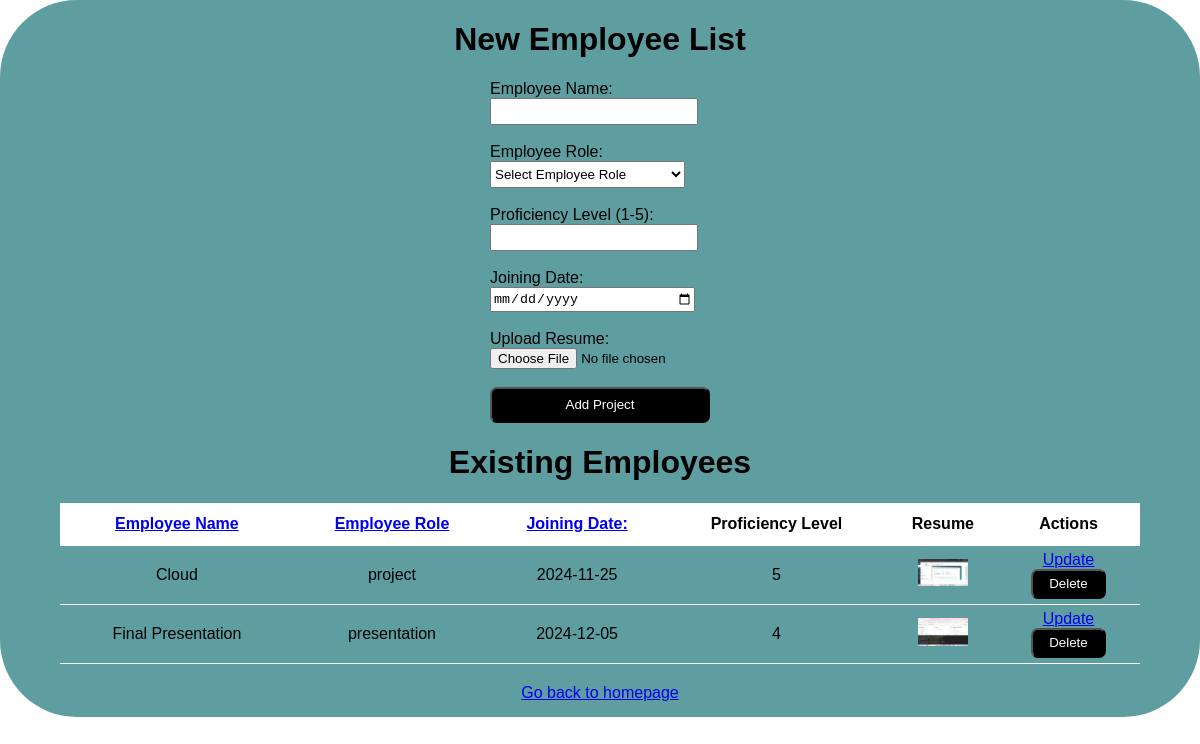
Before: /final_project with the older database file.
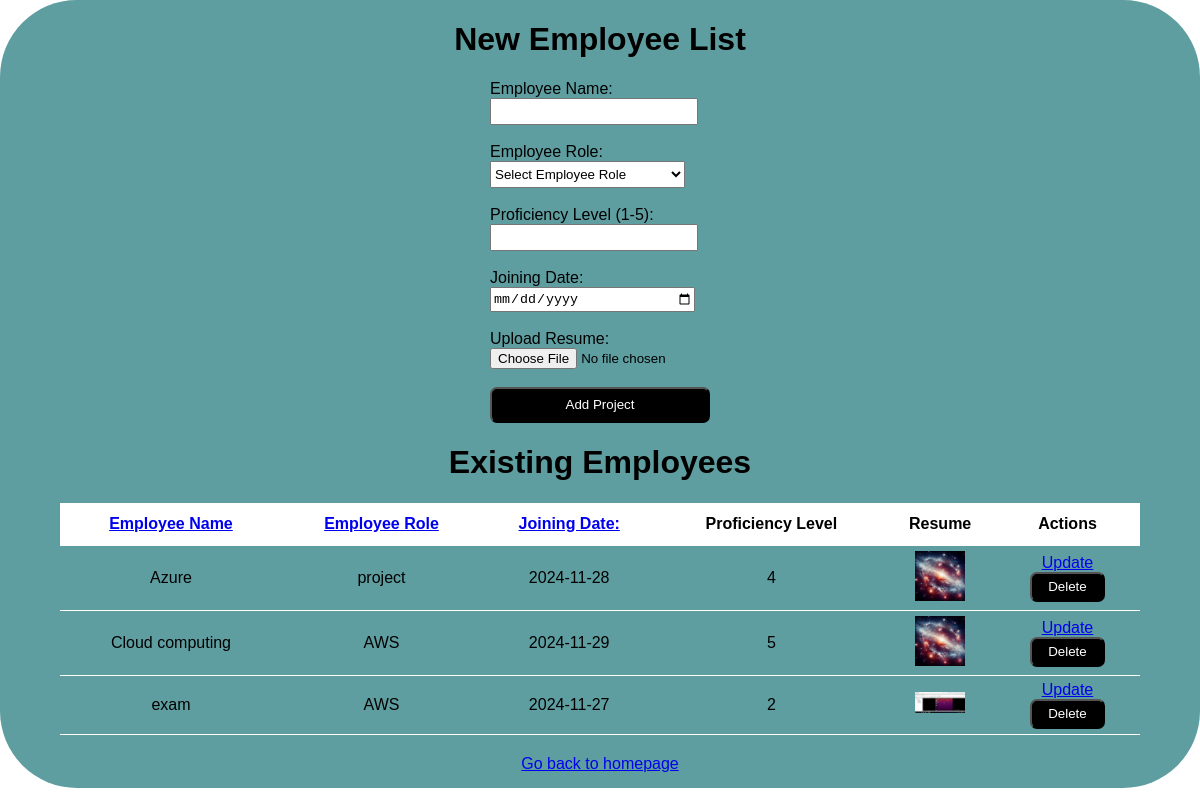
After: the same page with the newer database file.
### models.py (models this page shows, shortened)
class Project(db.Model):
    id = db.Column(db.Integer, primary_key=True)
    task = db.Column(db.String(100), nullable=False)
    category = db.Column(db.String(50), nullable=False)
    priority = db.Column(db.Integer, nullable=False)
    due_date = db.Column(db.Date, nullable=False)
    file_name = db.Column(db.String(200), nullable=False)
    date_created = db.Column(db.DateTime, default=datetime.utcnow)

### app.py (the view)
@app.route('/final_project', methods=['POST', 'GET'])
def form():
    if request.method == 'POST':
        try:
            task = request.form['pTask']
            category = request.form['task_type']
            priority = int(request.form['pr'])
            due_date_str = request.form['due_date']
            file = request.files['file_upload']
            due_date = datetime.strptime(due_date_str, '%Y-%m-%d').date()
            UPLOAD_FOLDER = 'static/uploads'
            app.config['UPLOAD_FOLDER'] = UPLOAD_FOLDER
            file_path = os.path.join(app.config['UPLOAD_FOLDER'], file.filename)
            file.save(file_path)
            new_project = Project(
                task=task,
                category=category,
                priority=priority,
                due_date=due_date,
                file_name=file.filename,
            )
            db.session.add(new_project)
            db.session.commit()
            return redirect('/final_project')
        except Exception as e:
            return f'There was an issue adding your project: {e}'
    else:
        sort_column = request.args.get('sort_column', 'task')
        valid_columns = ['task', 'category', 'due_date']
        if sort_column not in valid_columns:
            sort_column = 'task'  # Default to 'priority' if invalid sort_column is provided
        sort_query = asc(getattr(Project, sort_column))
        projects = Project.query.order_by(sort_query).all()
        return render_template('/final_project/Form.html', projects=projects, sort_column=sort_column)

### templates/final_project/Form.html (shortened to what this page needs)
{% extends 'base.html' %}
{% block body %}
<div class="form-container">
    <h1>New Employee List</h1>
    <form action="/final_project" method="POST" enctype="multipart/form-data">
        <label for="PT">Employee Name:</label><br/>
        <input type="text" name="pTask" id="pTask" required><br><br>
        <label for="Project-type">Employee Role:</label><br/>
        <select id="task-type" name="task_type" required>
            <option value="">Select Employee Role</option>
        </select>
        <br><br>
        <label for="priority">Proficiency Level (1-5):</label><br/>
        <input type="number" name="pr" id="pr" min="1" max="5" required><br><br>
        <label for="due-date">Joining Date:</label><br/>
        <input type="date" id="due-date" name="due_date" required>
        <br><br>
        <label for="file-upload">Upload Resume:</label><br/>
        <input type="file" id="file-upload" name="file_upload" required>
        <br><br>
        <input type="submit" value="Add Project" id="sub">
    </form>
    <h1>Existing Employees</h1>
    {% if projects|length < 1 %}
        <h4 style="text-align: center">There are no Employees found. Add a New Employee!</h4>
        {% else %}
        <table class="table_style">
            <tr>
                <th>
                    <a href="?sort_column=priority">Employee Name</a>
                </th>
                <th>
                    <a href="?sort_column=category">Employee Role</a>
                </th>
                <th>
                    <a href="?sort_column=due_date">Joining Date:</a>
                </th>
        <th>Proficiency Level</th>
        <th>Resume</th>
        <th>Actions</th>
    </tr>
    {% for project in projects %}
    <tr>
        <td>{{project.task}}</td>
        <td>{{project.category}}</td>
        <td>{{project.due_date}}</td>
        <td>{{project.priority}}</td>
        <td>
            <a href="{{ url_for('static', filename='uploads/' + project.file_name) }}" >
                <img src="{{ url_for('static', filename='uploads/' + project.file_name) }}" alt="{{ project.file_name }}" style="max-width: 50px; max-height: 50px;">
            </a>
        </td>
        <td>
             <a href="/update_form/{{project.id}}" style="padding-bottom: 10px;">Update</a>
            <br>
            <form action="/delete_form/{{ project.id }}" method="POST" style="display: inline;">
                <button type="submit" id="del">
                    Delete
                </button>
            </form>
        </td>
    </tr>
    {% endfor %}
</table>
{% endif %}
<div style="text-align: center; margin-top:20px;">
    <a href="/">Go back to homepage</a>
</div>
</div>
{% endblock %}

### templates/base.html (shortened to what this page needs)
<!DOCTYPE html>
<html lang="en">
<head>
    <link rel="stylesheet" href="{{ url_for('static', filename='css/main.css') }}">
</head>
<body>
    {% block body %}{% endblock %}
</body>
</html>

### static/css/main.css (style rules this page uses)
body, html { margin: 0; font-family: sans-serif; background-color: white; }
table, td, th { border-width:0px; border-bottom: 1px solid #fff; }
table { border-collapse: collapse; width: 100%; }
th { height: 30px; }
td { text-align: center; padding: 5px; }
body .form-container { margin: 0 auto; display: flex; flex-direction: column; align-content: center; align-items: center; width: 100%; height: auto; background-color: cadetblue; border-radius: 77px; padding-bottom:15px }
input { width: 200px; height: 21px; }
select { width: 195px; height: 27px; }
input[type="submit"] { background-color: black; color: white; width: 220px; border-radius: 7px; height: 36px; cursor: pointer; }
.table_style th { background-color: white; height:40px; }
.table_style { width:90%; }
#del { background-color: black; color: white; width: 75px; border-radius: 7px; height: 30px; cursor: pointer; }

Changed rows visible on the page:
removed Project: task "Cloud", category "project", due_date "2024-11-25", priority "5", file_name (picture)
removed Project: task "Final Presentation", category "presentation", due_date "2024-12-05", priority "4", file_name (picture)
added Project: task "Azure", category "project", due_date "2024-11-28", priority "4", file_name (picture)
added Project: task "Cloud computing", category "AWS", due_date "2024-11-29", priority "5", file_name (picture)
added Project: task "exam", category "AWS", due_date "2024-11-27", priority "2", file_name (picture)
